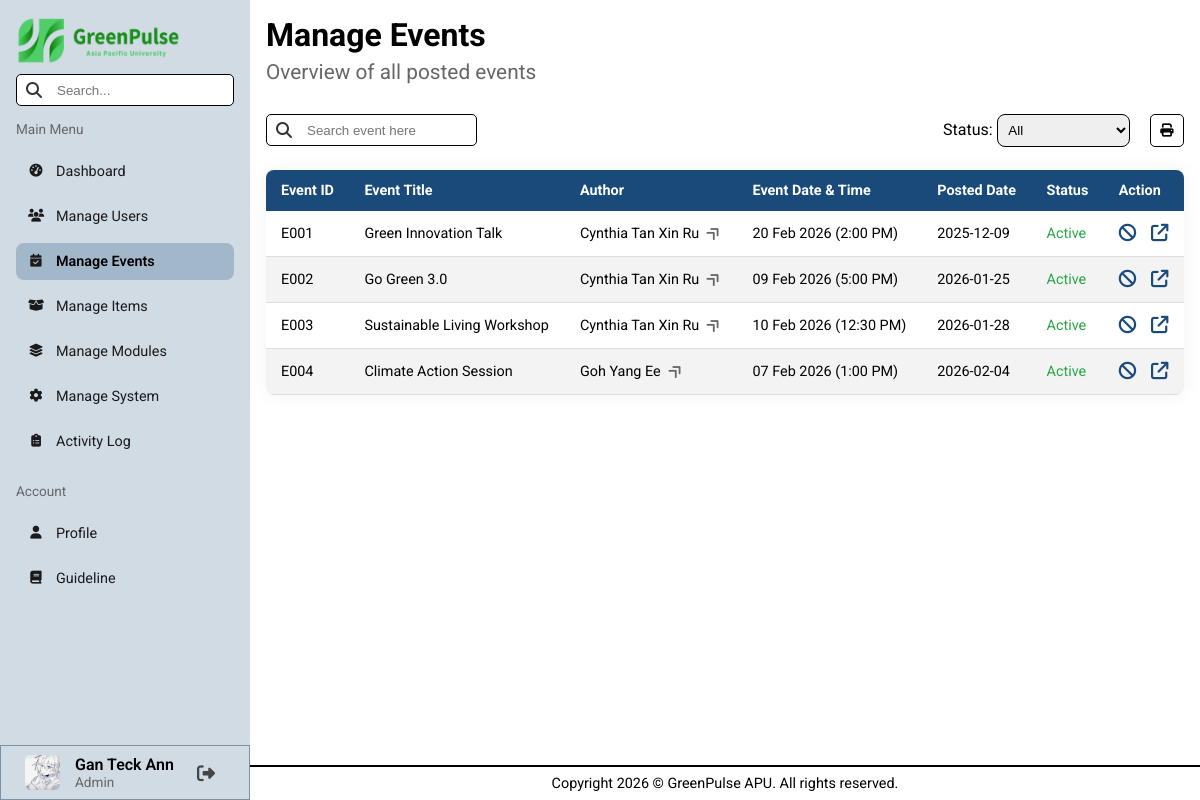
/pages/admin/manageEvents.php (signed in), run on the app's committed database.
### tables this page shows
CREATE TABLE `users` (
  `user_id` varchar(8) NOT NULL,
  `name` varchar(100) NOT NULL,
  `nationality` varchar(50) NOT NULL,
  `gender` char(1) NOT NULL,
  `date_of_birth` date NOT NULL,
  `contact_number` varchar(12) NOT NULL,
  `education_email` varchar(50) NOT NULL,
  `course_name` varchar(255) NOT NULL,
  `registration_date` date NOT NULL,
  `password` varchar(255) NOT NULL,
  `safety_question_1` varchar(150) DEFAULT NULL,
  `answer_1` varchar(150) DEFAULT NULL,
  `safety_question_2` varchar(150) DEFAULT NULL,
  `answer_2` varchar(150) DEFAULT NULL,
  `green_points` int(11) DEFAULT NULL,
  `total_earned` int(11) DEFAULT NULL,
  `avatar` varchar(255) DEFAULT NULL,
  `role` varchar(50) NOT NULL,
  `last_login` datetime DEFAULT NULL,
  `account_status` varchar(50) NOT NULL DEFAULT 'Active'
);

CREATE TABLE `events` (
  `event_id` varchar(8) NOT NULL,
  `user_id` varchar(8) NOT NULL,
  `event_title` varchar(100) NOT NULL,
  `event_poster` varchar(255) NOT NULL,
  `event_description` varchar(255) NOT NULL,
  `event_datetime` datetime NOT NULL,
  `duration` varchar(50) NOT NULL,
  `location` varchar(255) NOT NULL,
  `capacity` int(11) NOT NULL,
  `points_given` int(11) NOT NULL,
  `posted_date` date NOT NULL,
  `event_status` varchar(50) NOT NULL DEFAULT 'Active'
);

### backend/sessionData.php (called while the page is built, shortened)
<?php
    $userID = $_SESSION["userID"];
    $userName = $_SESSION["userName"];
?>

### pages/admin/manageEvents.php (the view, shortened to what this page needs)
<?php
    include("../../conn.php");
    include("../../backend/sessionData.php");
    include("../../backend/utility.php");
    $sql = "SELECT * FROM events";
    $currentStatus = "";
    $result = mysqli_query($conn, $sql);
    $events = array();
    if (mysqli_num_rows($result) > 0) {
        while($row = mysqli_fetch_assoc($result)) {
            $events[] = $row;
        }
    }
?>
<!DOCTYPE html>
<html lang="en">
    <head>
        <link rel="stylesheet" href="../../styles/admin.css">
        <?php include("library.php") ?>
    <body>
        <?php include("header.php"); ?>
        <main class="search-area">
            <h1>Manage Events</h1>
            <h2 class="page-subTitle">Overview of all posted events</h2>
            <div class="action-bar" style="margin: 1em 0;">
                <form action="" method="GET">
                    <div class="table-search-box">
                        <input type="text" name="target" placeholder="Search event here">
                    </div>
                </form>
                <form action="" method="GET" class="select-container" id="event-form">
                    <div class="select-boxs">
                        <div>
                            <label for="eventStatus">Status: </label>
                            <select name="txtStatus" id="eventStatus">
                                <option value="" <?php if ($currentStatus === "") echo "selected" ?>>All</option>
                            </select>
                        </div>
                        <button class="print" onclick="window.print()">
                            <i class="fa-solid fa-print"></i>
                        </button>
                    </div>
                </form>
            </div>
            <div class="flex-container desktop-table" style="margin: 1em 0;">
                <table>
                    <thead>
                        <tr>
                            <th>Event ID</th>
                            <th>Event Title</th>
                            <th>Author</th>
                            <th>Event Date & Time</th>
                            <th>Posted Date</th>
                            <th>Status</th>
                            <th>Action</th>
                        </tr>
                    </thead>
                    <tbody>
                        <?php
                            foreach ($events as $row) {
                                $config = tableConfig($row["event_status"]);
                                $textColor = $config[0];
                                $icon = $config[1];
                                $title = $config[2];
                                $nextStatus = $config[3];
                                $author = getUserName($conn, $row["user_id"]);
                                $eventDateTime = $row["event_datetime"];
                                $formatted_dateTime = date("d M Y (g:i A)", strtotime($eventDateTime));
                                echo '<tr>
                                        <td>' . $row['event_id'] . '</td>
                                        <td>' . $row['event_title'] . '</td>
                                        <td>
                                            <a href="viewUserProfile.php?id=' . $row['user_id'] . '" class="redirect-link" title="View User Profile">
                                                ' . $author . '
                                                <i class="fa-solid fa-angle-double-right table-linkIcon"></i>
                                            </a>
                                        </td>
                                        <td>' . $formatted_dateTime . ' </td>
                                        <td>' . ucwords($row['posted_date']) . '</td>
                                        <td style="color:' . $textColor . '">' . $row['event_status'] . '</td>
                                        <td>
                                            <div class="action-container">
                                                <form action="" method="GET">
                                                    <input type="hidden" name="target_eventID" value="' . $row['event_id'] . '">
                                                    <input type="hidden" name="next_status" value="' . $nextStatus . '">
                                                    <button name="btnChangeStatus" type="submit" class="action-btn" title="'. $title .'">
                                                        ' . $icon . '
                                                    </button>
                                                </form>
                                                <a href="viewEventDetails.php?id=' . $row['event_id'] . '" class="action-btn" title="View">
                                                    <i class="fa-solid fa-arrow-up-right-from-square"></i>
                                                </a>
                                            </div>
                                        </td>
                                    </tr>';
                            }
                        ?>
                    </tbody>
                </table>
            </div>
        </main>
        <?php include("footer.php"); ?>
    </body>
</html>

### pages/admin/header.php (shortened to what this page needs)
<?php
    $sql_userInfo = "SELECT avatar FROM users WHERE user_id = '$userID'";
    $result_userInfo = mysqli_query($conn, $sql_userInfo);
    $data_userInfo = mysqli_fetch_assoc($result_userInfo);
    $avatar = $data_userInfo["avatar"] ?? "src/avatars/default.png";
?>
<aside id="sidebar">
    <img src="../../src/elements/logo_horizontal.png" alt="Logo" width="165rem" height="50rem" class="desktop_logo">
    <div class="search-box">
        <input type="text" id="txtSearchInput" placeholder="Search...">
    </div>
    <p class="sidebar-subTitle">Main Menu</p>
    <div class="nav-pages">
        <a id="dashboard" href="index.php">
            <i class="fa-solid fa-gauge-high"></i> Dashboard
        </a>
        <a id="manageUsers" href="manageUsers.php">
            <i class="fa-solid fa-users"></i> Manage Users
        </a>
        <a id="manageEvents" href="manageEvents.php">
            <i class="fa-solid fa-calendar-check"></i> Manage Events
        </a>
        <a id="manageItems" href="manageItems.php">
            <i class="fa-solid fa-box-open"></i> Manage Items
        </a>
        <a id="manageModules" href="manageModules.php">
            <i class="fa-solid fa-layer-group"></i> Manage Modules
        </a>
        <a id="ManageSystem" href="manageSystem.php">
            <i class="fa-solid fa-gear"></i> Manage System
        </a>
        <a id="activityLog" href="activityLog.php">
            <i class="fa-solid fa-clipboard-list"></i> Activity Log
        </a>
    </div>
    <p class="sidebar-subTitle">Account</p>
    <div class="nav-pages">
        <a id="profile" href="profile.php">
            <i class="fa-solid fa-user"></i> Profile
        </a>
        <a id="guildeline" href="guideline.php">
            <i class="fa-solid fa-book"></i> Guideline
        </a>
    </div>
    <div class="user-info-section">
        <img src="../../<?php echo $avatar ?>" alt="user_avatar" width="35px" height="35px">
        <div class="user-info-box">
            <p class="name"> <?php echo $userName ?? "Unknown User" ?> </p>
            <p class="role">Admin</p>
        </div>
        <form action="../../backend/logoutRedirect.php" method="POST" class="logout-form">
            <button type="submit" class="logout-btn" title="Logout">
                <i class="fa-solid fa-right-from-bracket"></i>
            </button>
        </form>
    </div>
</aside>

### backend/utility.php (shortened to what this page needs)
<?php
    function statusColor($status) {
        if ($status === "Active" || $status === "Complete" || $status === "Present") {
            return "#28a745";
        }
        elseif ($status === "Inactive" || $status === "Pending" || $status === "Absent") {
            return "#dc3545";
        }
    }
    function getUserName($conn, $user_id) {
        $sql = "SELECT name FROM users WHERE user_id = '$user_id'";
        $result = mysqli_query($conn, $sql);
        if (mysqli_num_rows($result) > 0) {
            $row = mysqli_fetch_assoc($result);
            return $row["name"];
        }
        return "User Not Found";
    }
    function tableConfig($status) {
        $icon = ""; $textColor = ""; $nextStatus = "";
        switch ($status) {
            case "Active":
                $icon = "<i class='fa-solid fa-ban'></i>";
                $textColor = statusColor($status);
                $nextStatus = "Inactive";
                break;
        }
        $title = $nextStatus;
        return array($textColor, $icon, $title, $nextStatus);
    }
?>

### styles/admin.css (style rules this page uses)
body { min-height: 100vh; display: grid; grid-template-columns: 250px 1fr; grid-template-rows: 1fr auto; grid-template-areas: "sidebar main" "sidebar footer"; }
aside { grid-area: sidebar; padding: 1em; background-color: #d1dbe4; top: 0; position: sticky; align-self: start; height: 100vh; display: flex; flex-direction: column; z-index: 1000; }
main { grid-area: main; padding: 1em; }
.search-box { margin: 0.5em 0; position: relative; }
.search-box input, .table-search-box input, .popup-form input, .popup-input select, .addNewAnnouncem-form input { width: 100%; height: 2rem; padding: 10px 15px 10px 40px; border-radius: 5px; border: none; outline: none; border: 1px black solid; }
.nav-pages { display: flex; flex-direction: column; margin: 1em 0; gap: 0.5em; }
.nav-pages a, .nav-pages i { color: #1a1a1a; font-size: 0.9em; }
.nav-pages a { text-decoration: none; display: flex; align-items: center; padding: 10px 10px; border-radius: 8px; transition: all 0.3s ease; }
.nav-pages i { margin-right: 10px; width: 20px; text-align: center; }
.nav-pages a.active { background-color: #a3b7ca; font-weight: 600; color: #000; }
.user-info-section { margin: auto -1em -1em -1em; border: 1.5px #7992a7 solid; height: 55px; width: 250px; align-self: flex-end; display: flex; flex-direction: row; align-items: center; padding: 0 0 0 1.5em; gap: 15px; }
.user-info-section img { border-radius: 5px; }
.user-info-section .user-info-box .name { font-size: 1em; font-weight: 600; }
.user-info-section .user-info-box .role { font-size: 0.85em; color: #666; }
.logout-form { margin: 0; padding-left: 0.2em; display: flex; }
.logout-btn { background: none; border: none; padding: 5px; cursor: pointer; font-size: 18px; color: #454545; transition: 0.3s; display: flex; align-items: center; }
.sidebar-subTitle { margin-top: 0.5em; font-size: 0.85em; color: #666; }
.page-subTitle { padding: 0.3em 0; color: #666; font-weight: 400; font-size: 1.3em; }
.flex-container { display: flex; flex-direction: column; justify-content: center; align-items: center; }
.item-chart select, .select-boxs select { width: 10em; padding: 0.5em; border-radius: 8px; border: 1px black solid; }
table { width: 100%; border-collapse: collapse; background-color: #ffffff; font-size: 0.9em; min-width: 400px; border-radius: 8px; box-shadow: 0 0 20px rgba(0, 0, 0, 0.05); overflow: hidden; }
thead tr { background-color: #194a7a; color: #ffffff; text-align: left; font-weight: bold; }
th, td { padding: 12px 15px; }
tbody tr { border-bottom: 1px solid #dddddd; }
tbody tr:nth-of-type(even) { background-color: #f3f3f3; }
.action-container { display: flex; flex-direction: row; justify-content: left; gap: 15px; font-size: 1.1em; }
.action-btn { background: none; border: none; cursor: pointer; font-size: 1.1em; color: #194a7a; }
.action-bar { display: flex; flex-direction: row; justify-content: space-between; align-items: center; width: 100%; gap: 10px; }
.table-search-box { margin: 0.5em 0; position: relative; width: 100%; }
.table-search-box input { width: 90%; }
.select-container { display: flex; flex-direction: row; gap: 15px; }
.select-boxs, .action-btns { gap: 20px; }
.select-boxs { display: flex; flex-direction: row; }
.select-container button { background-color: rgba(25, 74, 122, 0.6); padding: 0.5em 0.7em; border: none; border-radius: 5px; }
.print { padding: 0 1em; background-color: white !important; border: 1px black solid !important; }
.redirect-link { color: black; text-decoration: none; cursor: pointer; }
.table-linkIcon { transform: rotate(-45deg); color: #666; margin-left: 0.3em; font-weight: 300; }
button, select { cursor: pointer; }

### styles/general.css (style rules this page uses)
* { margin: 0; padding: 0; box-sizing: border-box; }
body { font-family: "Roboto", sans-serif; }
html, body { max-width: 100%; overflow-x: clip; }

### data on the page
users: avatar (picture)
events: event_id "E001", event_title "Green Innovation Talk", user.name "Cynthia Tan Xin Ru", event_datetime "20 Feb 2026 (2:00 PM)", posted_date "2025-12-09", event_status "Active"
events: event_id "E002", event_title "Go Green 3.0", user.name "Cynthia Tan Xin Ru", event_datetime "09 Feb 2026 (5:00 PM)", posted_date "2026-01-25", event_status "Active"
events: event_id "E003", event_title "Sustainable Living Workshop", user.name "Cynthia Tan Xin Ru", event_datetime "10 Feb 2026 (12:30 PM)", posted_date "2026-01-28", event_status "Active"
events: event_id "E004", event_title "Climate Action Session", user.name "Goh Yang Ee", event_datetime "07 Feb 2026 (1:00 PM)", posted_date "2026-02-04", event_status "Active"

### other printed values
$userName "Gan Teck Ann"
